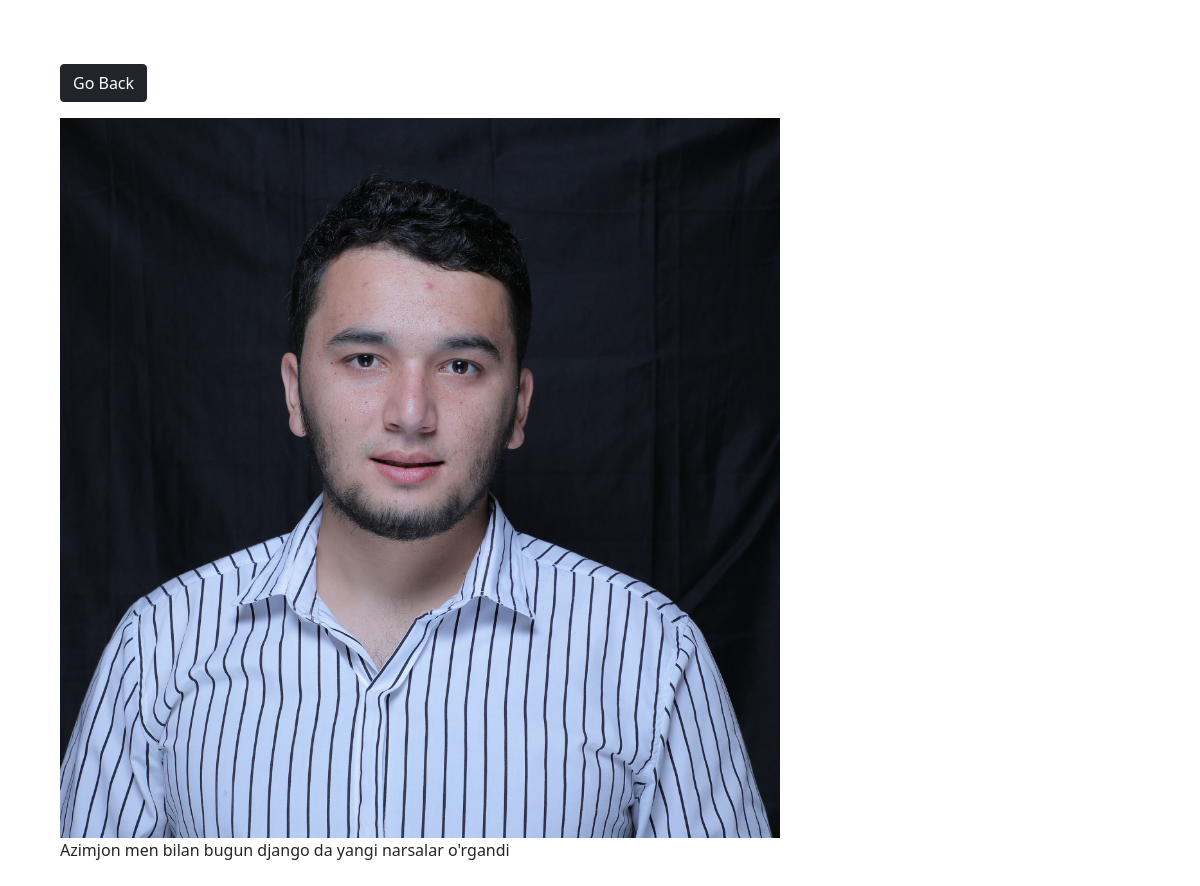
Screenshot of /photo/1/ with the database file from the repository.
### photos/models.py (models this page shows, shortened)
class Photo(models.Model):
    category = models.ForeignKey(Category, on_delete=models.SET_NULL, null=True, blank=True)
    image = models.ImageField(upload_to="Pictures/", null=False, blank=False)
    description = models.TextField(max_length=500, null=False, blank=False)

### photos/views.py (the view)
# urls.py: path('photo/<str:pk>/', views.viewPhoto, name='photo'),
def viewPhoto(request, pk):
    photo = Photo.objects.get(id=pk)
    context = {
        'photo':photo,
    }
    return render(request, 'photos/photo.html', context)

### photos/templates/photos/photo.html (shortened to what this page needs)
<!DOCTYPE html>
<html lang="en">
<head>
    <link href="https://cdn.jsdelivr.net/npm/bootstrap@5.1.3/dist/css/bootstrap.min.css" rel="stylesheet"
>
</head>
<body class="m-5">
    <div class="container">
        <div class="row justify-content-center">
            <div class="col">
                <a href="{% url 'gallery' %}" class="btn btn-dark my-3">Go Back</a>
                <div style="height: 90vh;">
                <img style="max-width: 100%; max-height: 100%;" src="{{ photo.image.url }}" alt="cat images">
                <p>{{ photo.description }}</p>
            </div>
            </div>
        </div>
    </div>
</body>
</html>

### rows the page displays
Photo: image (picture), description "Azimjon men bilan bugun django da yangi narsalar o'rgandi"
